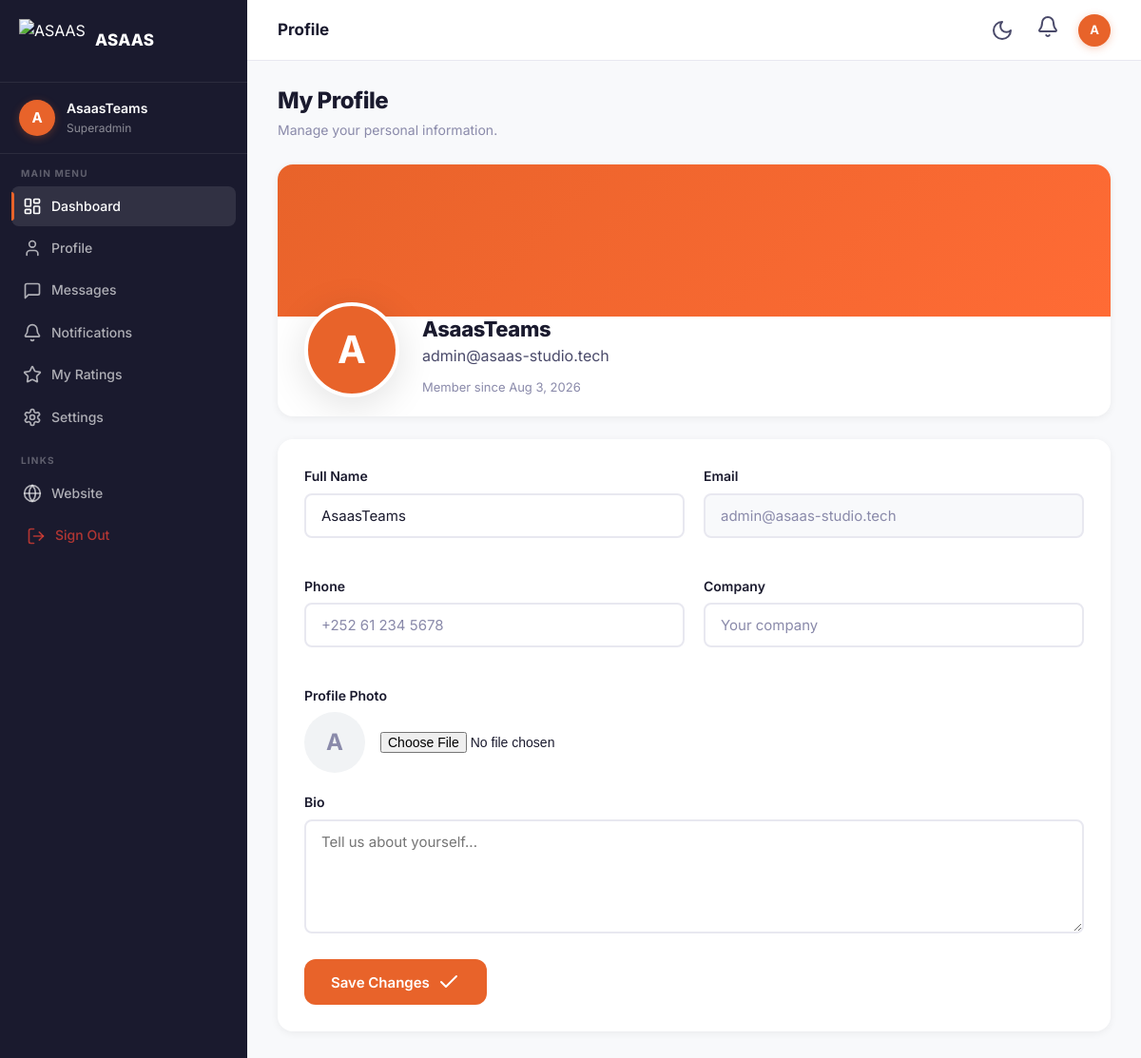
Screenshot of /user/profile.php (signed in) with the database file from the repository.
### tables this page shows
CREATE TABLE users (
    id INT PRIMARY KEY AUTO_INCREMENT,
    name VARCHAR(100) NOT NULL,
    username VARCHAR(100) DEFAULT NULL UNIQUE,
    email VARCHAR(255) NOT NULL UNIQUE,
    password VARCHAR(255) NOT NULL,
    avatar VARCHAR(500) DEFAULT NULL,
    phone VARCHAR(20) DEFAULT NULL,
    company VARCHAR(255) DEFAULT NULL,
    bio TEXT DEFAULT NULL,
    role ENUM('user', 'admin', 'superadmin') DEFAULT 'user',
    status ENUM('active', 'inactive', 'banned') DEFAULT 'active',
    email_verified_at DATETIME DEFAULT NULL,
    last_login DATETIME DEFAULT NULL,
    last_activity DATETIME DEFAULT NULL,
    login_attempts INT DEFAULT 0,
    locked_until DATETIME DEFAULT NULL,
    created_at TIMESTAMP DEFAULT CURRENT_TIMESTAMP,
    updated_at TIMESTAMP DEFAULT CURRENT_TIMESTAMP ON UPDATE CURRENT_TIMESTAMP,
    INDEX idx_email (email),
    INDEX idx_username (username),
    INDEX idx_role (role),
    INDEX idx_status (status)
);

### config/functions.php (called while the page is built, shortened)
<?php
function formatDate($datetime, $format = 'M j, Y') {
    return date($format, strtotime($datetime));
}

### user/profile.php (the view, shortened to what this page needs)
<?php require_once __DIR__ . '/../config/functions.php'; startSession(); requireAuth();
$db = Database::getInstance()->getConnection();
$userId = getCurrentUserId();
$stmt = $db->prepare("SELECT * FROM users WHERE id = ?");
$stmt->execute([$userId]);
$user = $stmt->fetch();
require __DIR__ . '/../includes/user-header.php';
?>
<div class="page-header fade-in-up">
    <div>
        <h1 class="page-title">My Profile</h1>
        <p class="page-subtitle">Manage your personal information.</p>
    </div>
</div>
<div class="profile-header fade-in-up">
    <div class="profile-cover"></div>
    <div class="profile-info">
        <?php $avatarUrl = !empty($user['avatar']) ? BASE_URL . $user['avatar'] : ''; ?>
        <div class="profile-avatar-large" id="profile-avatar-display" style="overflow:hidden;<?= $avatarUrl ? "background:none" : '' ?>">
            <?php if ($avatarUrl): ?>
                <img src="<?= $avatarUrl ?>" alt="Avatar" style="width:100%;height:100%;object-fit:cover">
            <?php else: ?>
                <?= strtoupper(($user['name'] ?? 'U')[0]) ?>
            <?php endif; ?>
        </div>
        <div class="profile-details">
            <h2><?= htmlspecialchars($user['name'] ?? 'User') ?></h2>
            <p><?= htmlspecialchars($user['email'] ?? '') ?></p>
            <p style="font-size:13px;color:var(--text-muted);margin-top:8px">Member since <?= formatDate($user['created_at'] ?? date('Y-m-d')) ?></p>
        </div>
    </div>
</div>
<div class="profile-body reveal">
    <form method="POST" enctype="multipart/form-data">
        <div class="profile-form-grid">
            <div class="form-group">
                <label class="form-label">Full Name</label>
                <input type="text" name="name" class="form-input" value="<?= htmlspecialchars($user['name'] ?? '') ?>" required>
            </div>
            <div class="form-group">
                <label class="form-label">Email</label>
                <input type="email" class="form-input" value="<?= htmlspecialchars($user['email'] ?? '') ?>" disabled>
            </div>
            <div class="form-group">
                <label class="form-label">Phone</label>
                <input type="text" name="phone" class="form-input" value="<?= htmlspecialchars($user['phone'] ?? '') ?>" placeholder="+252 61 234 5678">
            </div>
            <div class="form-group">
                <label class="form-label">Company</label>
                <input type="text" name="company" class="form-input" value="<?= htmlspecialchars($user['company'] ?? '') ?>" placeholder="Your company">
            </div>
        </div>
        <div class="form-group">
            <label class="form-label">Profile Photo</label>
            <div style="display:flex;align-items:center;gap:16px">
                <div style="width:64px;height:64px;border-radius:50%;overflow:hidden;background:var(--bg-gray);flex-shrink:0">
                    <?php if ($avatarUrl): ?>
                        <img src="<?= $avatarUrl ?>" id="avatar-preview" style="width:100%;height:100%;object-fit:cover">
                    <?php else: ?>
                        <div id="avatar-preview" style="width:100%;height:100%;display:flex;align-items:center;justify-content:center;color:var(--text-muted);font-weight:700;font-size:24px"><?= strtoupper(($user['name'] ?? 'U')[0]) ?></div>
                    <?php endif; ?>
                </div>
                <input type="file" name="avatar" id="avatar-input" accept="image/jpeg,image/png,image/gif,image/webp" style="font-size:14px">
            </div>
        </div>
        <div class="form-group">
            <label class="form-label">Bio</label>
            <textarea name="bio" class="form-textarea" placeholder="Tell us about yourself..."><?= htmlspecialchars($user['bio'] ?? '') ?></textarea>
        </div>
        <button type="submit" class="btn btn-primary">Save Changes <i data-lucide="check" size="16"></i></button>
    </form>
</div>
<?php require __DIR__ . '/../includes/user-footer.php'; ?>

### assets/css/main.css (style rules this page uses)
:root { --primary: #E8632A; --primary-dark: #d4551f; --primary-light: #f07840; --primary-alpha: rgba(232, 99, 42, 0.1); --primary-alpha-2: rgba(232, 99, 42, 0.2); --bg-white: #ffffff; --bg-light: #f8f9fb; --bg-gray: #f1f3f5; --bg-dark: #1a1a2e; --bg-darker: #0f0f1a; --text-primary: #1a1a2e; --text-secondary: #4a4a6a; --text-muted: #8a8aaa; --text-light: #b0b0c8; --text-white: #ffffff; --border: #e8e8f0; --border-dark: #d0d0e0; --shadow-sm: 0 2px 8px rgba(0,0,0,0.06); --shadow-md: 0 4px 20px rgba(0,0,0,0.08); --shadow-lg: 0 8px 40px rgba(0,0,0,0.12); --shadow-xl: 0 16px 60px rgba(0,0,0,0.15); --radius-sm: 8px; --radius-md: 12px; --radius-lg: 16px; --radius-xl: 24px; --font-family: 'Inter', -apple-system, BlinkMacSystemFont, sans-serif; --transition: 0.3s ease; --max-width: 1200px; --header-height: 80px; --sidebar-width: 260px; --sidebar-collapsed: 72px; }
*, *::before, *::after { margin: 0; padding: 0; box-sizing: border-box; }
html { scroll-behavior: smooth; -webkit-font-smoothing: antialiased; -moz-osx-font-smoothing: grayscale; }
body { font-family: var(--font-family); font-size: 16px; line-height: 1.6; color: var(--text-primary); background: var(--bg-white); overflow-x: hidden; }
h1, h2, h3, h4, h5, h6 { font-weight: 700; line-height: 1.2; color: var(--text-primary); }
h1 { font-size: clamp(2.5rem, 5vw, 4.5rem); letter-spacing: -0.02em; }
h2 { font-size: clamp(2rem, 4vw, 3.5rem); letter-spacing: -0.015em; }
p { color: var(--text-secondary); line-height: 1.7; }
.btn { display: inline-flex; align-items: center; gap: 8px; padding: 12px 28px; border: none; border-radius: var(--radius-md); font-family: var(--font-family); font-size: 15px; font-weight: 600; cursor: pointer; transition: all var(--transition); text-decoration: none; line-height: 1.4; position: relative; overflow: hidden; }
.btn-primary { background: var(--primary); color: white; }
.form-group { margin-bottom: 20px; }
.form-label { display: block; font-size: 14px; font-weight: 600; color: var(--text-primary); margin-bottom: 6px; }
.form-input, .form-select, .form-textarea { width: 100%; padding: 12px 16px; border: 2px solid var(--border); border-radius: var(--radius-sm); font-family: var(--font-family); font-size: 15px; color: var(--text-primary); background: var(--bg-white); transition: all var(--transition); outline: none; }
.form-input::placeholder { color: var(--text-muted); }
.form-textarea { min-height: 120px; resize: vertical; }

### assets/css/dashboard.css (style rules this page uses)
.page-header { display: flex; align-items: center; justify-content: space-between; margin-bottom: 24px; }
.page-title { font-size: 24px; font-weight: 800; }
.page-subtitle { font-size: 14px; color: var(--text-muted); margin-top: 4px; }
.profile-header { background: var(--bg-white); border-radius: var(--radius-lg); box-shadow: var(--shadow-sm); overflow: hidden; margin-bottom: 24px; }
.profile-cover { height: 160px; background: linear-gradient(135deg, var(--primary), #ff6b35); position: relative; }
.profile-info { display: flex; align-items: flex-end; gap: 24px; padding: 0 28px; margin-top: -50px; padding-bottom: 20px; position: relative; }
.profile-avatar-large { width: 100px; height: 100px; border-radius: 50%; border: 4px solid white; background: var(--primary); display: flex; align-items: center; justify-content: center; color: white; font-weight: 700; font-size: 40px; box-shadow: var(--shadow-lg); min-width: 100px; }
.profile-details { flex: 1; padding-top: 50px; }
.profile-details h2 { font-size: 22px; font-weight: 800; }
.profile-details p { color: var(--text-secondary); margin-top: 2px; }
.profile-body { background: var(--bg-white); border-radius: var(--radius-lg); box-shadow: var(--shadow-sm); padding: 28px; }
.profile-form-grid { display: grid; grid-template-columns: 1fr 1fr; gap: 20px; margin-bottom: 20px; }

### assets/css/animations.css (style rules this page uses)
.fade-in-up { opacity: 0; transform: translateY(40px); animation: fadeInUp 0.8s ease forwards; }
.btn { position: relative; overflow: hidden; transition: all 0.3s ease; }
.btn::after { content: ''; position: absolute; top: 50%; left: 50%; width: 0; height: 0; border-radius: 50%; background: rgba(255,255,255,0.2); transition: width 0.6s ease, height 0.6s ease, top 0.6s ease, left 0.6s ease; }
.reveal { opacity: 0; transform: translateY(40px); transition: opacity 0.8s ease, transform 0.8s ease; }
.reveal.visible { opacity: 1; transform: translateY(0); }

### rows the page displays
users: name "A", name "AsaasTeams", email "admin@asaas-studio.tech"

### other values shown
$userAvatar "A"
$userName "AsaasTeams"
getCurrentUserRole() "Superadmin"
$item['label'] "Dashboard"
$item['label'] "Profile"
$item['label'] "Messages"
$item['label'] "Notifications"
$item['label'] "My Ratings"
$item['label'] "Settings"
$pageTitle "Profile"
